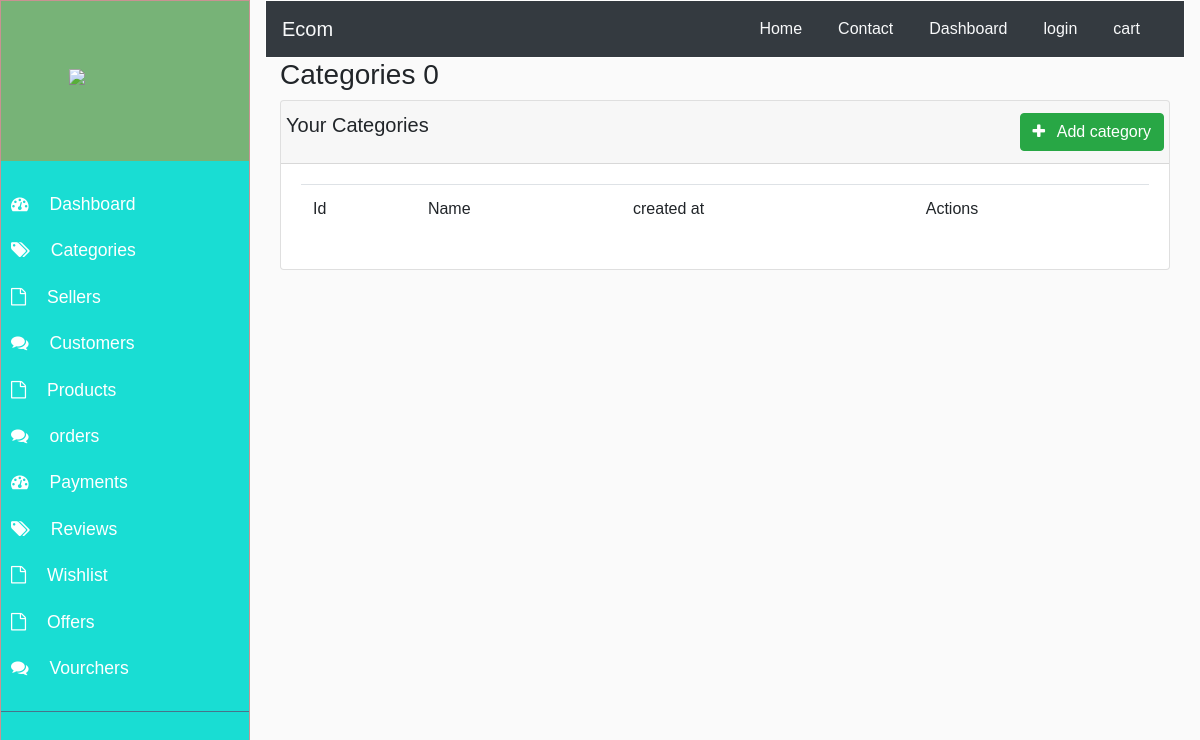
The page /categories on the database as committed earlier.
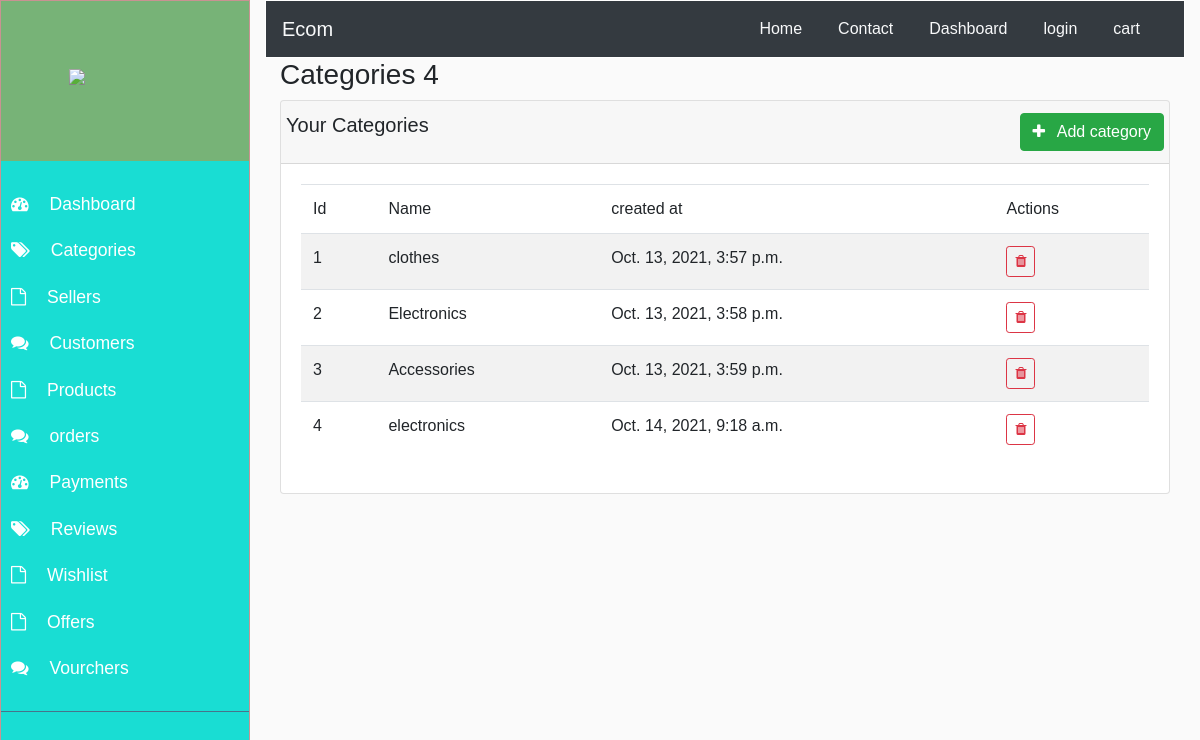
The same page on the database as committed later.
### store/models.py (models this page shows, shortened)
class Category(models.Model):
    name = models.CharField(max_length= 50)
    created_at = models.DateTimeField(auto_now_add=True)
    updated_at =models.DateTimeField(auto_now=True)
    class Meta:
        verbose_name = "Category"
        verbose_name_plural ="Categories"

### store/views.py (the view)
# urls.py: path('categories', views.showCategories, name="categories"),
def showCategories(request):
    context = {
        'category_list': Category.objects.all()
    }
    return render(request, "store/admin/categories.html", context)

### store/Templates/store/Admin/categories.html
{% extends 'store/admin/layouts/admin-base.html'%}
{% load static %}
{% block 'css'%}
<link rel="stylesheet" href="{% static 'css/admin-main.css' %}">
{% endblock 'css' %}
{% block 'content'%}
<div class="container">
    <h3>Categories {{ category_list|length }}</h3>
    <div class="row">
        <div class="col-lg-12">
            <div class="card">
                <div class="card-header">
                    <div class="row">
                        <h5>Your Categories</h5>
                        <a href="{% url 'add_category' %}" class="btn btn-success ml-auto">
                            <i class="fa fa-plus mr-2"></i>
                        Add category
                        </a>
                    </div>
                </div>
                <div class="card-body">
                    <table class="table table-striped">
                        <thead>
                            <tr>
                                <td>Id</td>
                                <td>Name</td>
                                <td>created at</td>
                                <td>Actions</td>
                            </tr>
                        </thead>
                        <tbody>
                            {% for category in category_list %}
                            <tr>
                                <td>{{category.id}}</td>
                                <td>{{category.name}}</td>
                                <td>{{category.created_at}}</td>
                                <td>
                                    <a href="#" class="btn btn-outline-danger btn-sm">
                                        <i class="fa fa-trash"></i>
                                    </a>
                                </td>
                            </tr>
                            {% endfor %}
                        </tbody>
                    </table>
                </div>
            </div>
        </div>
    </div>
</div>
{% endblock %}

Rows that differ between the two databases and show on the page:
added Category: id "1", name "clothes", created_at "Oct. 13, 2021, 3:57 p.m."
added Category: id "2", name "Electronics", created_at "Oct. 13, 2021, 3:58 p.m."
added Category: id "3", name "Accessories", created_at "Oct. 13, 2021, 3:59 p.m."
added Category: id "4", name "electronics", created_at "Oct. 14, 2021, 9:18 a.m."
Other text that changed with them:
{{ category_list|length }}: "0" → "4"
